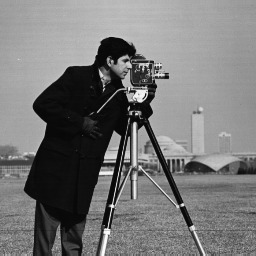
#> input picture imgs/im_proc/cameraman.jpg, 256 x 256 px
$ jupyter execute --allow-errors gsp2.ipynb   (shell and % lines are left out)
#> lines starting #> are read from the running program, lines starting #| are printed output that depends on the picture
[cell 1]
import pygsp as p
import numpy as np
import matplotlib.pyplot as plt
from ripser import ripser
from persim import plot_diagrams
import cv2

[cell 2]
image = cv2.imread("imgs/im_proc/cameraman.jpg")
#> image is the input picture: shape (256, 256, 3); min 0, max 255, mean 118.7

[cell 3]
y, x, t = 30, 90, 80
crop_image = image[y:y+t, x:x+t]
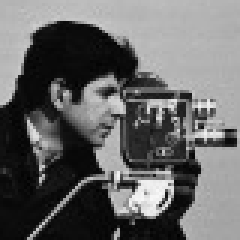
#> crop_image: shape (80, 80, 3) (shown 3 times larger); min 1, max 247, mean 102.3

[cell 4]
crop_image_flatten = crop_image.reshape(t ** 2, 3).T/255

[cell 5]
np.shape(crop_image_flatten) #tentar gft na imagem cortada 80x80
#> Out = (3, 6400)

[cell 6]
fig, ax = plt.subplots(1, 2, figsize=(8, 8))
ax[0].imshow(image)
ax[1].imshow(crop_image)
ax[0].axis('off')
ax[1].axis('off')
plt.show()
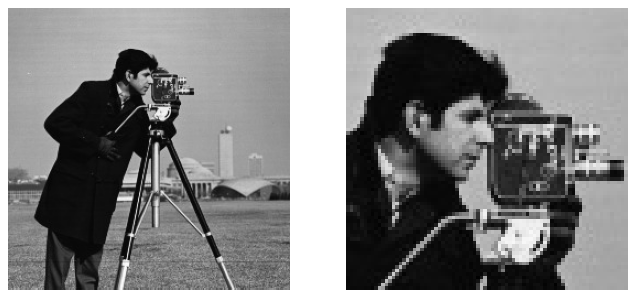
#> figure drawn by matplotlib, 2 panels

[cell 7]
mu, sigma =0, 0.1

r_noisy = crop_image_flatten[0] + np.random.normal(mu, sigma, size = len(crop_image_flatten[0]))
#> r_noisy = 6400 values, max 1.16 at index 5006, min -0.269 at index 2018, mean 0.4
g_noisy = crop_image_flatten[1] + np.random.normal(mu, sigma, size = len(crop_image_flatten[1]))
#> g_noisy = 6400 values, max 1.26 at index 5087, min -0.317 at index 4881, mean 0.399
b_noisy = crop_image_flatten[2] + np.random.normal(mu, sigma, size = len(crop_image_flatten[2]))
#> b_noisy = 6400 values, max 1.19 at index 3508, min -0.273 at index 6365, mean 0.403

crop_image_noisy = np.array([r_noisy, g_noisy, b_noisy])

[cell 8]
np.shape(crop_image_noisy)
#> Out = (3, 6400)

[cell 9]
np.shape(r_noisy)
#> Out = (6400,)

[cell 10]
crop_image_noisy = crop_image_noisy.T.reshape(t, t, 3)
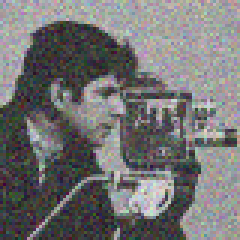
#> crop_image_noisy: shape (80, 80, 3) float64 (shown 3 times larger); mean of channels 0, 1, 2 0.4, 0.399, 0.403; drawn with min black and max white

[cell 11]
plt.imshow(crop_image_noisy)
plt.axis('off')
plt.show()
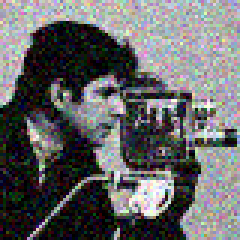
#> shown: shape (80, 80, 3) float64 (shown 3 times larger); mean R, G, B 0.406, 0.406, 0.41

#> (a cell that did not finish here is left out)

[cell 13]
np.shape(crop_image_flatten[0]), np.shape(r_noisy)
#> Out = ((6400,), (6400,))

[cell 14]
fig, ax = plt.subplots(1, 3, figsize = (28, 9))
#> (the rest of this cell did not finish here and is left out)

#> (a cell that did not finish here is left out)

#> (a cell that did not finish here is left out)

#> (a cell that did not finish here is left out)

#> (a cell that did not finish here is left out)

[cell 19]
tau = 1
def h(x):
    return 1. / (1. + tau * x)
#> (the rest of this cell did not finish here and is left out)

#> (a cell that did not finish here is left out)

#> (a cell that did not finish here is left out)

#> (a cell that did not finish here is left out)

[cell 23]
np.shape(crop_image_noisy)
#> Out = (80, 80, 3)

[cell 24]
fig, ax = plt.subplots(1, 3, figsize = (12, 12))

ax[0].imshow(crop_image)
ax[0].axis('off')
ax[0].set_title('original image')

ax[1].imshow(crop_image_noisy)
ax[1].axis('off')
ax[1].set_title('noisy image')

#> (the rest of this cell did not finish here and is left out)

[cell 25]
max(np.abs(r_noisy - crop_image_flatten[0])), max(np.abs(g_noisy - crop_image_flatten[1])), max(np.abs(b_noisy - crop_image_flatten[2]))
#> Out = (0.38, 0.36, 0.445)

$ run again, with imgs/im_proc/not_a_real_human.jpg copied over imgs/im_proc/cameraman.jpg
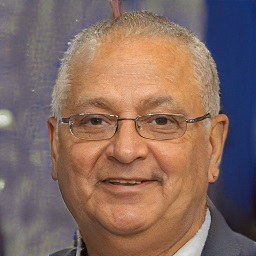
#> input picture imgs/im_proc/not_a_real_human.jpg, 256 x 256 px
#> image is the input picture: shape (256, 256, 3); mean B, G, R 97.5, 106.2, 132.2
#> `plt.show()`:
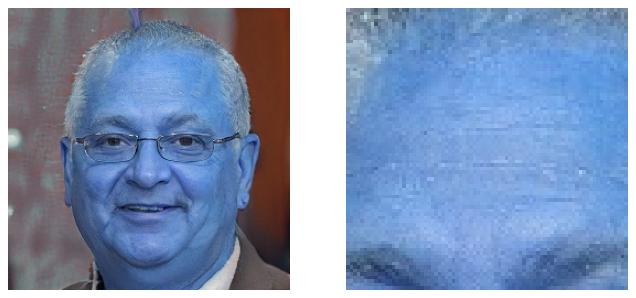
#> figure drawn by matplotlib, 2 panels; B, G, R data is drawn as R, G, B
#> r_noisy = 6400 values, max 0.851 at index 4909, min -0.0638 at index 5983, mean 0.433
#> g_noisy = 6400 values, max 1.04 at index 5087, min -0.00371 at index 5930, mean 0.593
#> b_noisy = 6400 values, max 1.22 at index 4549, min 0.222 at index 5829, mean 0.816
#> `plt.show()`:
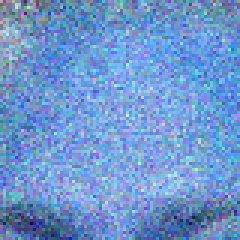
#> shown: shape (80, 80, 3) float64 (shown 3 times larger); mean R, G, B 0.433, 0.593, 0.812
#> `max(np.abs(r_noisy - crop_image_flatten[0])), max(np.abs(g_noisy - cro..`: Out = (0.38, 0.36, 0.445)
